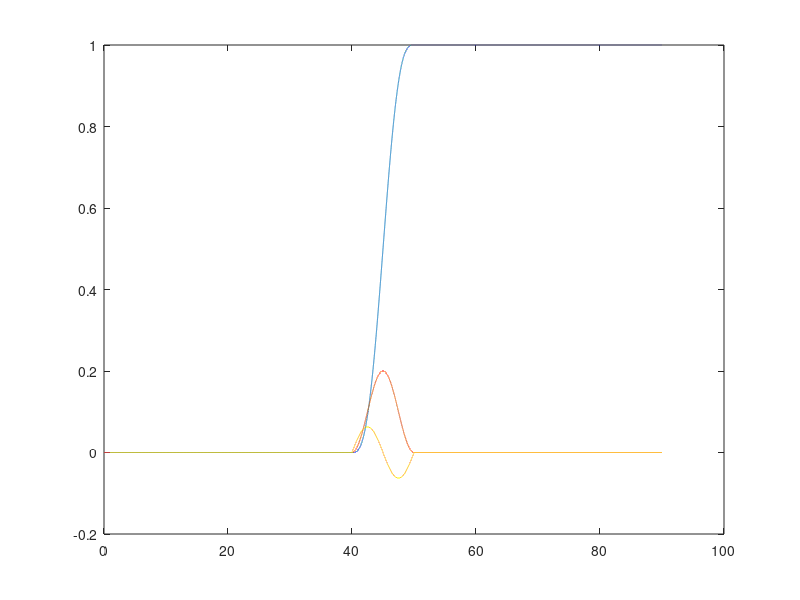

Here is the MATLAB script that generated this plot: (Note: this script raises an error after producing the figure.)
clc
clear all
close all
% Step 1 %%%%%%%%%%%%%%%%% Define the desired output %%%%%
T = 10; % T is the time period in seconds
om = 2*pi/T; delt =0.001;
lamda=1;eplsion=1;M=1;J=1;g=1;
% the step size for computation
Ymax = 1; Ay = Ymax*2*pi/(T^2);
%
t = 0:delt:T;
yd = (Ay/om)*t -(Ay/om/om)*sin(om*t);zd=cos(om*t);
ydd = (Ay/om)*(1 - cos(om*t));zdd=-0.5*om*sin(om*t);
yd2d = Ay*sin(om*t);zd2d=-om*om*cos(om*t);
plot(yd,zd)

% add zeros/constants
Npre =4; Npost =Npre;
tpre = 0:delt:(Npre*T-delt);
tpost = 0:delt:(Npost*T-delt);
%
t = 0:delt:(1+Npre+Npost)*T;
yd = [zeros(size(tpre)) yd ones(size(tpost))];
ydd = [zeros(size(tpre)) ydd zeros(size(tpost))];
yd2d = [zeros(size(tpre)) yd2d zeros(size(tpost))];
%
zd = [ones(size(tpre)) zd Ymax*ones(size(tpost))];
zdd = [zeros(size(tpre)) zdd zeros(size(tpost))];
zd2d = [zeros(size(tpre)) zd2d zeros(size(tpost))];
plot(t,yd,t,ydd,t,yd2d)

iteration=16; % number of iterations
% Initializing
eta2_total=[]; eta2_hat=[];% store unstable solution at each iteration
eta1_total=[];eta1_hat=[]; % store stable solution at each iteration
etau = zeros(size(yd));


iteration=16; % number of iterations
% Initializing
eta2_total=[]; eta2_hat=[];% store unstable solution at each iteration
eta1_total=[];eta1_hat=[]; % store stable solution at each iteration
etau = zeros(size(yd));


%%%calculate approxiated eta
gama=sqrt(lamda*M*g/J/eplsion);
eta=etau;
Au=gama; As=-gama; Bu=1/(2*gama); Bs=-1/(2*gama); C=1; D=0;

%calcualte eta_stable for later use
for i=1:iteration
pn=(lamda*M*yd2d.*cos(eta)+lamda*(M*zd2d+M*g).*sin(eta)-lamda*M*g*eta)/(J*eplsion);
u_tf = -inv(Au)*Bu*pn(end);
[Zu,zu1]=lsim(-Au,-Bu,C,D,fliplr(pn),t,u_tf);
Zu = fliplr(Zu');
u_to = -inv(As)*Bs*pn(1);
[Zs,zs1]=lsim(As,Bs,C,D,pn,t,u_to);
Zs = Zs';
eta=inv([gama -1;gama 1])*2*gama*[Zs;Zu];
eta1_total=[eta1_total; eta(1,:)];
eta2_total=[eta2_total; eta(2,:)];
eta=eta(1,:);
end
%fisrt Tp*m part of smulation
Tp=0.8;m=112;it=8;
eta_0=[exp(-gama*(t(1:(Tp/delt))))*eta(Tp/delt+1);zeros(1,Tp/delt)];
for j=1:m
for i=1:it
yd2d_pre=yd2d((Tp/delt*(j-1)+1):(Tp/delt*j));
zd2d_pre=zd2d((Tp/delt*(j-1)+1):(Tp/delt*j));
t_pre=t(1:(Tp/delt));

E=exp(-gama*(t_pre))*eta(Tp/delt*(j-1)+1);
% eta_0=[E;zeros(1,length(E))];
eta_hat_pre=[1 0]*inv([gama -1;gama 1])*2*gama*eta_0;
pn=(lamda*M*yd2d_pre.*cos(eta_hat_pre)+lamda*(M*zd2d_pre+M*g).*sin(eta_hat_pre)-lamda*M*g*eta_hat_pre)/(J*eplsion);

u_tf = -inv(Au)*Bu*pn(end);
[Zu,zu2]=lsim(-Au,-Bu,C,D,fliplr(pn),t_pre,u_tf);
Zu = fliplr(Zu');

u_to = -inv(As)*Bs*pn(1);
[Zs,zs2]=lsim(As,Bs,C,D,pn,t_pre,u_to);
Zs = Zs'+E;
eta_0=[Zs;Zu];
end
eta_f=inv([gama -1;gama 1])*2*gama*[Zs;Zu];
eta1_hat=[eta1_hat eta_f(1,:)];
eta2_hat=[eta2_hat eta_f(2,:)];
end
%%%%%%%%%%%%%%%%%%%%%%%%%%%%%%%%
%%%%%%%%%%%%%%%%%%%%%%%%%%%%%%%
%rest of t-Tp*m part of simulation
eta_0=eta_0(:,(Tp/delt+1-(length(t)-Tp*m/delt)):end);
for i=1:it
yd2d_pre=yd2d(Tp*m/delt+1:length(t));
zd2d_pre=zd2d(Tp*m/delt+1:length(t));
t_pre=t(1:(length(t)-Tp*m/delt));

E=exp(-gama*(t_pre))*eta(Tp*m/delt+1);
eta_hat_pre=[1 0]*inv([gama -1;gama 1])*2*gama*eta_0;
pn=(lamda*M*yd2d_pre.*cos(eta_hat_pre)+lamda*(M*zd2d_pre+M*g).*sin(eta_hat_pre)-lamda*M*g*eta_hat_pre)/(J*eplsion);

u_tf = -inv(Au)*Bu*pn(end);
[Zu,zu]=lsim(-Au,-Bu,C,D,fliplr(pn),t_pre,u_tf);
Zu = fliplr(Zu');

u_to = -inv(As)*Bs*pn(1);
u_to = Zs(end);
[Zs,zs]=lsim(As,Bs,C,D,pn,t_pre,u_to);
Zs = Zs'+E;
eta_0=[Zs;Zu];
end
eta_f=inv([gama -1;gama 1])*2*gama*[Zs;Zu];
eta1_hat=[eta1_hat eta_f(1,:)];
eta2_hat=[eta2_hat eta_f(2,:)];

%%%%%%%%%%%%%%%%%%%%%%%%%%%%%%%%%%%%%%%%%%%%%%%%%%%%%%%%%
%%%%%%%%%%%%%%%%%%%%%%%%%%%%%%%%%%%%%%%%%%%%%%%%%%%%%%%%%
%%%%%simulation
eta1=eta1_hat;eta2=eta2_hat;
uff=1/eplsion*[-eplsion*sin(eta1)*M.*yd2d+eplsion*cos(eta1).*(M*zd2d+M*g);cos(eta1)*M.*yd2d+sin(eta1).*(M*zd2d+M*g)];
figure(3)
plot(t,uff)
xlabel('time')
ylabel('inverse input')
legend('u_1ff,','u_2ff')

U=[t;[uff(1,:);uff(2,:)]];
x0=[0 0 1 0 0 0]';
[t,x]=ode45('vtol',t,x0,[],U);

figure(4)
subplot(211)
plot(t,yd,t,x(:,1))
xlabel('time')
ylabel('output')
legend('desired trajectory x','tracking trajectory x_{ff}')
subplot(212)
plot(t,zd,t,x(:,3))
xlabel('time')
ylabel('output')
legend('desired trajectory z','tracking trajectory z_{ff}')

%feedback controller
A=[0 1 0 0 0 0;
    0 0 0 0 -g 0;
    0 0 0 1 0 0;
    0 0 0 0 0 0;
    0 0 0 0 0 1;
    0 0 0 0 0 0];
B=[0 0;0 eplsion/M;0 0;1/M 0;0 0;0 lamda/J];
C=[1 0 0 0 0 0;0 0 1 0 0 0];
D=0;
R=1/100000*eye(2);Q=C'*C;
[K1,S,e]=lqr(A,B,Q,R);
A1=A-B*K1;
sys_close=ss(A1,B,C,D);
go= dcgain(sys_close);%calculate go
r=inv(go)*[yd;zd];
[y1,t,x1]=lsim(sys_close,r,t,x0);%simulate 

figure(5)
subplot(211)
plot(t,y1(:,1),t,yd)
title('desired trajectory vs fb simulation,T=5')
xlabel('t')
ylabel('x')
legend('tracking trajectory x_{fb}','desired trajectory')
subplot(212)
plot(t,y1(:,2),t,zd)
title('desired trajectory vs fb simulation,T=5')
xlabel('t')
ylabel('z')
legend('tracking trajectory z_{fb}','desired trajectory')


%add feedback to feedforward vs feedback alone in ODE45
U=[t';[uff(1,:);uff(2,:)]];
k=[yd;ydd;zd;zdd;eta1;eta2];

[t3,x3]=ode45('vtolfffb',t,x0,[],U,k,K1);
figure(6)
subplot(211)
plot(t,yd,t,x3(:,1))
xlabel('time')
ylabel('output x')
legend('desired trajectory x','x_{ff+fb}')
subplot(212)
plot(t,zd,t,x3(:,3))
xlabel('time')
ylabel('output z')
legend('desired trajectory z','z_{ff+fb}')

figure(7)
subplot(211)
plot(t,x3(:,1),t,yd,t,y1(:,1),'--')
title('desired trajectory vs fb vs fb+ff T=5')
xlabel('t')
ylabel('x')
legend('x_{fffb}','desired trajectory','x_{fb}')
subplot(212)
plot(t,x3(:,3),t,zd,t,y1(:,2),'--')
title('desired trajectory vs fb vs fb+ff T=5')
xlabel('t')
ylabel('z')
legend('z_{fffb}','desired trajectory','z_{fb}')


ufb=-K1*(x3'-k);
figure(8)
plot(t,ufb(1,:),t,ufb(2,:),t,uff(1,:),'--',t,uff(2,:),'--')
title('ff+fb input vs fb input T=5')
xlabel('t')
ylabel('u')
legend('u1_{fb}','u2_{fb}','u1_{ff}','u2_{ff}')

figure(14)
plot(yd,zd)
hold on
plot(x3(:,1),x3(:,3),'--')
hold on
plot(x1(:,1),x1(:,3))
legend('desired','ff+fb','fb')
title('tracking trajectory vs desired trajectory, Tp=0.8s')

figure(15)
subplot(211)
plot(t,yd,t,x1(:,1),t,x3(:,1))
xlabel('t')
ylabel('x')
legend('desired','fb','ff+fb')
subplot(212)
plot(t,zd,t,x1(:,3),t,x3(:,3))
xlabel('t')
ylabel('z')
legend('desired','fb','ff+fb')

error1=yd-x3(:,1)';
error2=zd-x3(:,3)';
figure(16)
subplot(211)
plot(t,error1)
subplot(212)
plot(t,error2)
xlabel('t')
ylabel('error')
title('ff+fb trakcing error of x')
